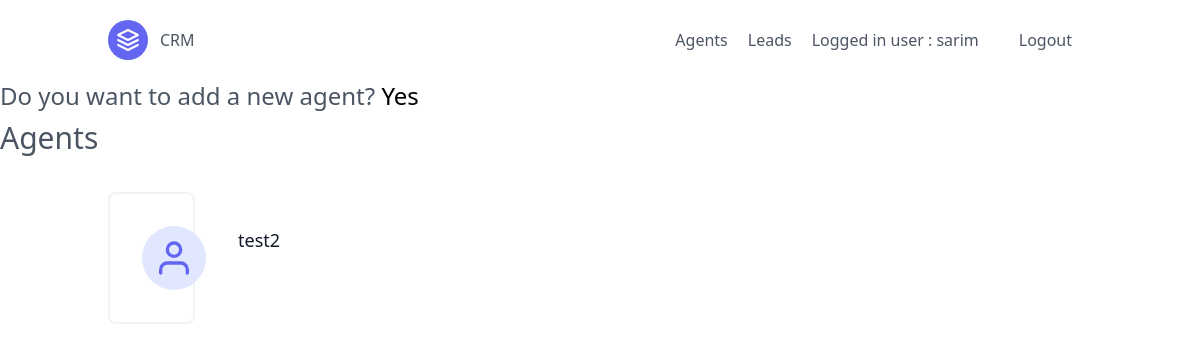
/agents/ (signed in), run on an earlier commit of the app's database.
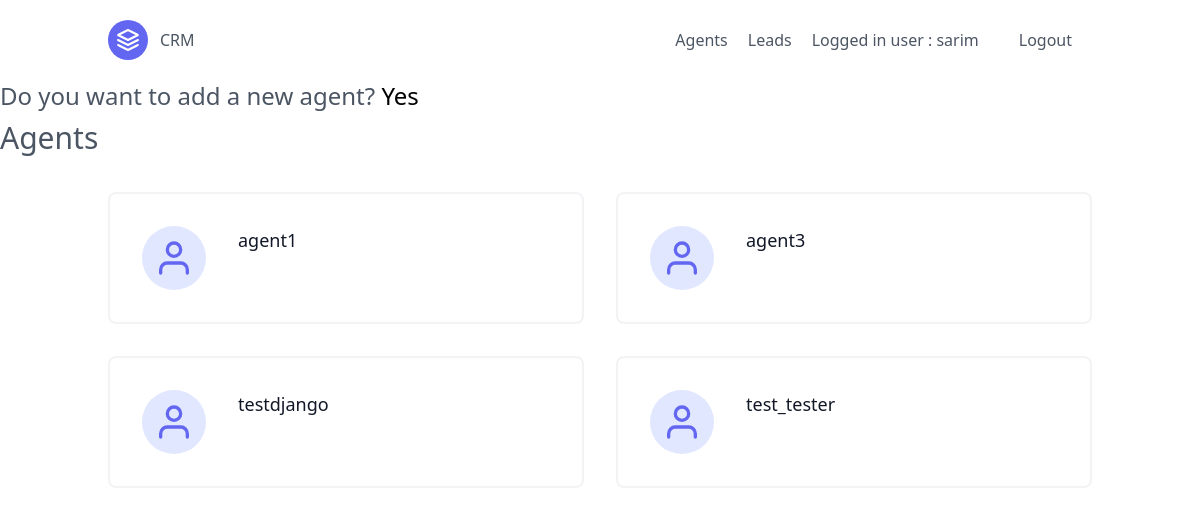
And on a later commit of the database.
### leads/models.py (models this page shows, shortened)
class Agent(models.Model):
    user = models.OneToOneField(User, on_delete=models.CASCADE)
    organisation = models.ForeignKey(UserProfile, on_delete=models.CASCADE)

class User(AbstractUser):
    is_organizer = models.BooleanField(default=True)
    is_agent = models.BooleanField(default= False)

### agents/views.py (the view)
# urls.py: path('', AgentListView.as_view(), name='agent-list'),
class AgentListView(LoginAndOrganizerRequiredMixin, ListView):
    template_name = 'agents/agent_list.html'
    context_object_name = 'agents'
    def get_queryset(self):
        agent_organisation = self.request.user.userprofile
        return Agent.objects.filter(organisation = agent_organisation)

### agents/mixins.py (called while the page is built)
    def dispatch(self, request, *args, **kwargs):
        if not request.user.is_authenticated or not request.user.is_organizer:
            return redirect("/leads")
        return super().dispatch(request, *args, **kwargs)

### agents/templates/agents/agent_list.html
{% extends "base.html" %}
{% block content %}
<section class="text-gray-600 body-font">
    <div class = "text-2xl">
    <p>Do you want to add a new agent?
    <a href="{% url 'agents:agent-create' %}" class="text-black hover:text-blue-500">Yes</a></p>
</div>
<h2 class = "py-2 text-3xl">Agents</h2>
    <div class="container px-5 py-7 mx-auto flex flex-wrap">
        <div class="flex flex-wrap -m-4">
            {% for agent in agents %}
            <div class="p-4 lg:w-1/2 md:w-full">
                <div class="flex border-2 rounded-lg border-gray-200 border-opacity-50 p-8 sm:flex-row flex-col">
                    <div
                        class="w-16 h-16 sm:mr-8 sm:mb-0 mb-4 inline-flex items-center justify-center rounded-full bg-indigo-100 text-indigo-500 flex-shrink-0">
                        <svg fill="none" stroke="currentColor" stroke-linecap="round" stroke-linejoin="round"
                            stroke-width="2" class="w-10 h-10" viewBox="0 0 24 24">
                            <path d="M20 21v-2a4 4 0 00-4-4H8a4 4 0 00-4 4v2"></path>
                            <circle cx="12" cy="7" r="4"></circle>
                        </svg>
                    </div>
                    <div class="flex-grow">
                        <h2 class="text-gray-900 text-lg title-font font-medium mb-3">
                                <a href="{% url 'agents:agent-detail' agent.pk %}">
                                {{agent.user.username}}
                            </a>
                        </h2>
                    </div>
                </div>
            </div>
            {%endfor%}
        </div>
    </div>
</section>
{% endblock content %}

What changed in the data, as far as the page shows it:
no longer on this page (row edited): Agent: user.username "test2"
added Agent: user.username "agent1"
added Agent: user.username "agent3"
added Agent: user.username "testdjango"
added Agent: user.username "test_tester"
